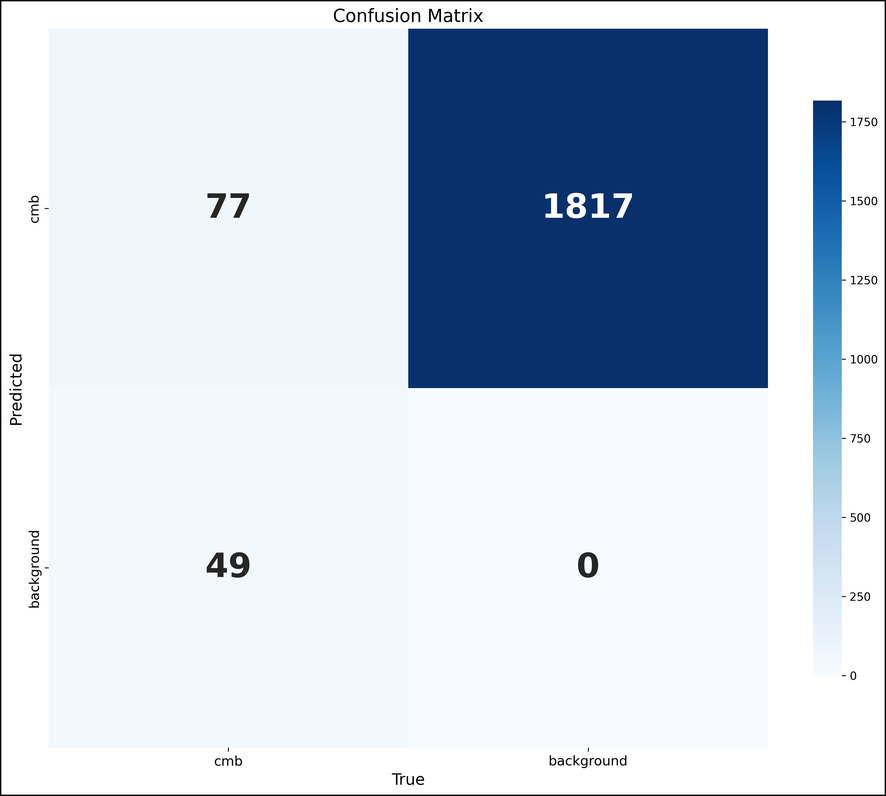
#> input picture misc/EDA/confusion_matrix.png, 886 x 796 px, shrunk from 3303 x 2968 before the run; its folder holds only this picture in this run
$ python -i enhance_contrast.py   (imports and definitions only)
#> lines starting #> are read from the running program, lines starting #| are printed output that depends on the picture; after the words box and inside, x2 and y2 are one past the last pixel; in counts of white or black regions, pixels touching at a corner belong together
#> further down, picture is the input picture: shape (796, 886, 3); mean B, G, R 223.1, 208.7, 197.2
import os
import cv2
import numpy as np
import glob
import shutil
from pathlib import Path
from tqdm import tqdm

# [60 lines left out: functions enhance_microbleed_contrast, apply_clahe, apply_gamma_correction, enhance_local_contrast, not called in this run]

def adaptive_thresholding(image, block_size=11, c=2):
    """Use adaptive thresholding to enhance local contrast."""
#> called with block_size = 11, c = 2
    # Ensure we're working with grayscale
    if len(image.shape) > 2:
        gray = cv2.cvtColor(image, cv2.COLOR_BGR2GRAY)
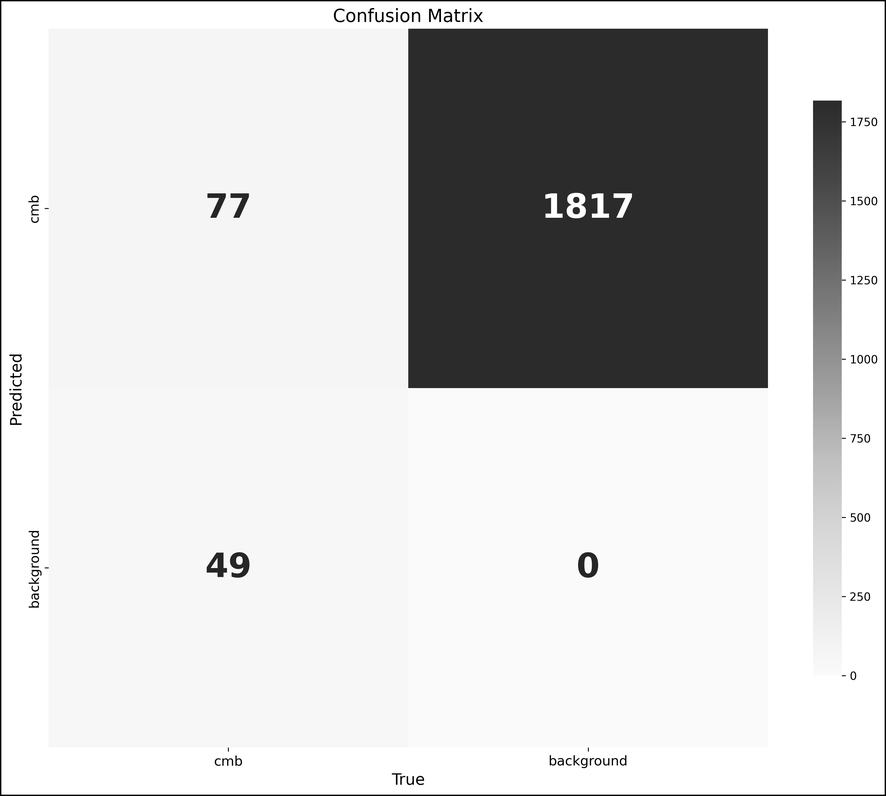
#> gray: shape (796, 886); min 0, max 255, mean 207
    else:
        gray = image.copy()

    # Apply adaptive threshold
    # We'll produce a binary image, then blend it with original to enhance features
    thresh = cv2.adaptiveThreshold(
        gray, 255, cv2.ADAPTIVE_THRESH_GAUSSIAN_C,
        cv2.THRESH_BINARY, block_size, c
    )
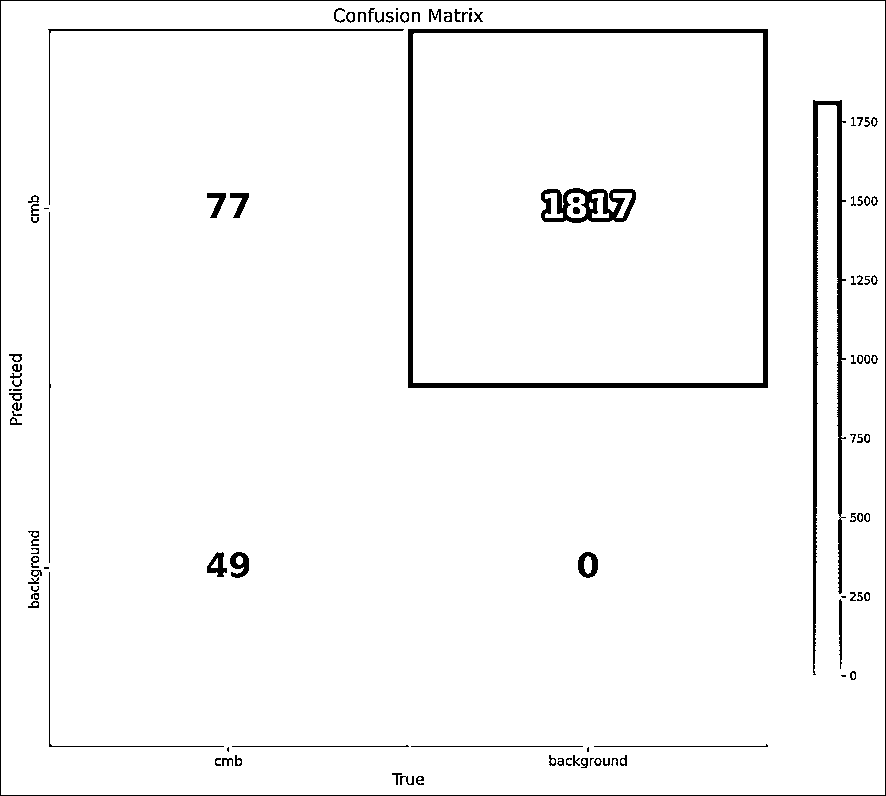
#> thresh: shape (796, 886); 96.8% white; 105 black regions (12 under 20 px), largest, box (x1, y1, x2, y2) and area: (408, 29, 768, 388) 6741, (813, 100, 846, 675) 4591, (0, 0, 886, 796) 3360

    # Blend with original (50% each)
    enhanced = cv2.addWeighted(gray, 0.7, thresh, 0.3, 0)
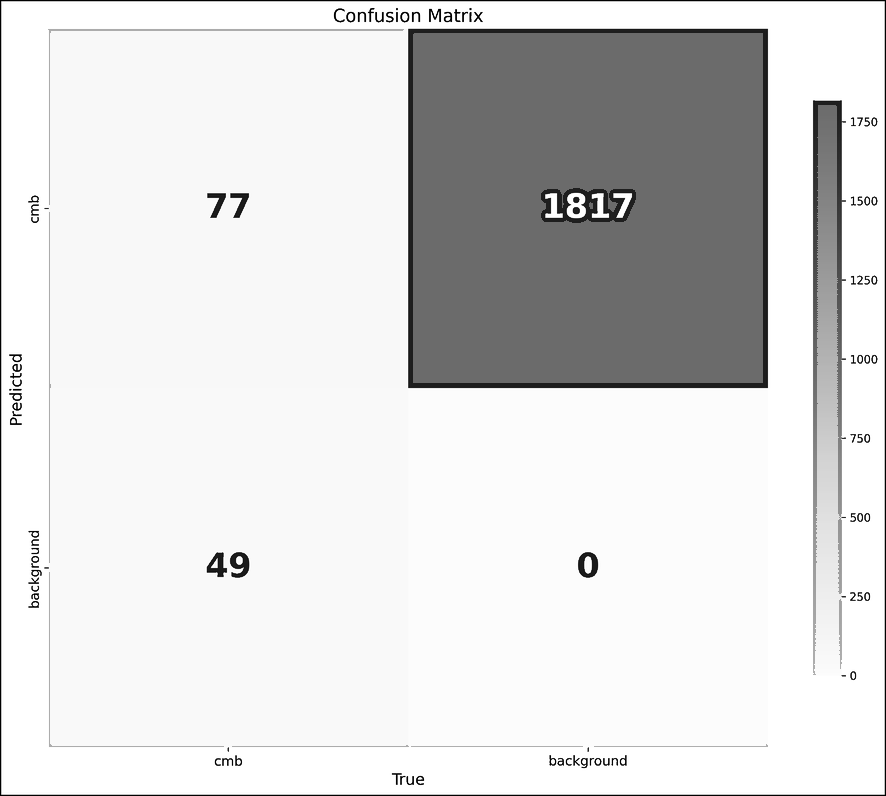
#> enhanced: shape (796, 886); min 0, max 255, mean 219
    return enhanced

# [111 lines left out: functions blend_techniques, process_dataset, main, not called in this run]

# [2 lines not run here, left out]

>>> import cv2
>>> picture = cv2.imread('../misc/EDA/confusion_matrix.png')
>>> result = adaptive_thresholding(picture)
